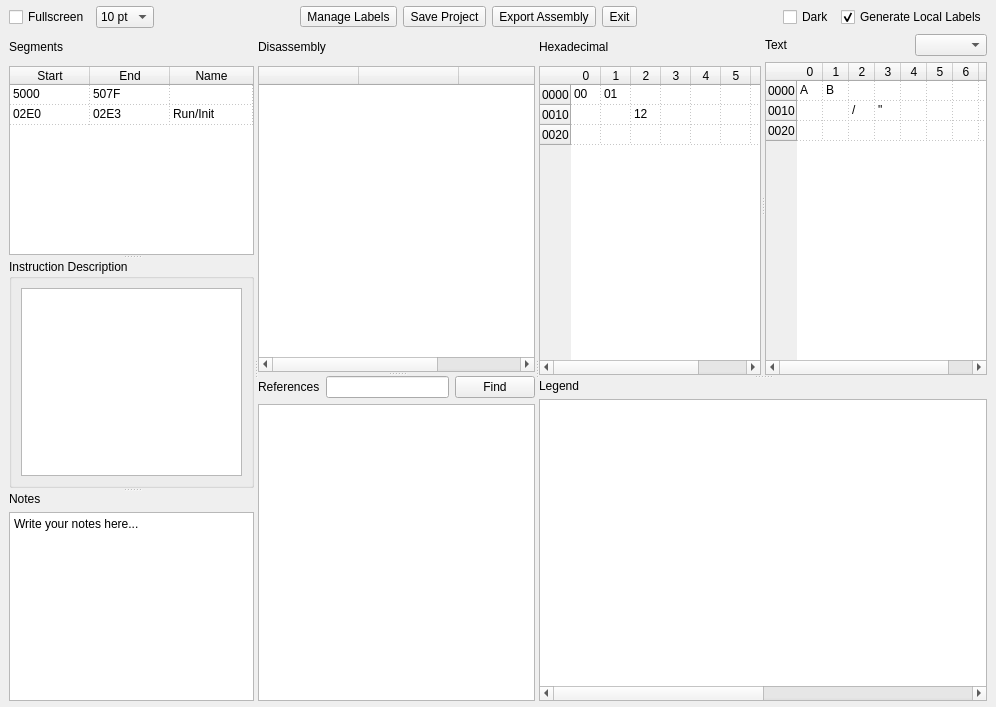
 <widget class="QMainWindow" name="MainWindow">
  <property name="geometry">
   <rect>
    <x>0</x>
    <y>0</y>
    <width>996</width>
    <height>707</height>
   </rect>
  </property>
  <property name="windowTitle">
   <string>Frida</string>
  </property>
  <widget class="QWidget" name="central">
   <property name="sizePolicy">
    <sizepolicy hsizetype="Preferred" vsizetype="Preferred">
     <horstretch>0</horstretch>
     <verstretch>0</verstretch>
    </sizepolicy>
   </property>
   <layout class="QVBoxLayout" name="verticalLayout">
    <property name="topMargin">
     <number>6</number>
    </property>
    <property name="bottomMargin">
     <number>6</number>
    </property>
    <item>
     <layout class="QHBoxLayout" name="horizontalLayout_5">
      <item>
       <widget class="QCheckBox" name="checkFullscreen">
        <property name="text">
         <string>Fullscreen</string>
        </property>
       </widget>
      </item>
      <item>
       <widget class="QComboBox" name="comboBox">
        <property name="currentIndex">
         <number>0</number>
        </property>
        <item>
         <property name="text">
          <string>10 pt</string>
         </property>
        </item>
        <item>
         <property name="text">
          <string>11 pt</string>
         </property>
        </item>
        <item>
         <property name="text">
          <string>12 pt</string>
         </property>
        </item>
        <item>
         <property name="text">
          <string>13 pt</string>
         </property>
        </item>
        <item>
         <property name="text">
          <string>14 pt</string>
         </property>
        </item>
       </widget>
      </item>
      <item>
       <spacer name="horizontalSpacer_4">
        <property name="orientation">
         <enum>Qt::Horizontal</enum>
        </property>
        <property name="sizeHint" stdset="0">
         <size>
          <width>40</width>
          <height>20</height>
         </size>
        </property>
       </spacer>
      </item>
      <item>
       <widget class="QToolButton" name="labelsButton">
        <property name="focusPolicy">
         <enum>Qt::NoFocus</enum>
        </property>
        <property name="text">
         <string>Manage Labels</string>
        </property>
        <property name="icon">
         <iconset resource="frida.qrc">
          <normaloff>:/icons/label.png</normaloff>:/icons/label.png</iconset>
        </property>
        <property name="shortcut">
         <string>Alt+L</string>
        </property>
        <property name="toolButtonStyle">
         <enum>Qt::ToolButtonTextBesideIcon</enum>
        </property>
       </widget>
      </item>
      <item>
       <widget class="QToolButton" name="saveButton">
        <property name="enabled">
         <bool>true</bool>
        </property>
        <property name="focusPolicy">
         <enum>Qt::NoFocus</enum>
        </property>
        <property name="text">
         <string>Save Project</string>
        </property>
        <property name="icon">
         <iconset resource="frida.qrc">
          <normaloff>:/icons/document-save-as.png</normaloff>:/icons/document-save-as.png</iconset>
        </property>
        <property name="shortcut">
         <string>Alt+S</string>
        </property>
        <property name="toolButtonStyle">
         <enum>Qt::ToolButtonTextBesideIcon</enum>
        </property>
       </widget>
      </item>
      <item>
       <widget class="QToolButton" name="exportAsmButton">
        <property name="enabled">
         <bool>true</bool>
        </property>
        <property name="text">
         <string>Export Assembly</string>
        </property>
        <property name="icon">
         <iconset resource="frida.qrc">
          <normaloff>:/icons/document-save.png</normaloff>:/icons/document-save.png</iconset>
        </property>
        <property name="toolButtonStyle">
         <enum>Qt::ToolButtonTextBesideIcon</enum>
        </property>
       </widget>
      </item>
      <item>
       <widget class="QToolButton" name="exitButton">
        <property name="focusPolicy">
         <enum>Qt::NoFocus</enum>
        </property>
        <property name="text">
         <string>Exit</string>
        </property>
        <property name="icon">
         <iconset resource="frida.qrc">
          <normaloff>:/icons/exit.png</normaloff>:/icons/exit.png</iconset>
        </property>
        <property name="toolButtonStyle">
         <enum>Qt::ToolButtonTextBesideIcon</enum>
        </property>
       </widget>
      </item>
      <item>
       <spacer name="horizontalSpacer_3">
        <property name="orientation">
         <enum>Qt::Horizontal</enum>
        </property>
        <property name="sizeHint" stdset="0">
         <size>
          <width>40</width>
          <height>20</height>
         </size>
        </property>
       </spacer>
      </item>
      <item>
       <widget class="QCheckBox" name="checkDark">
        <property name="text">
         <string>Dark</string>
        </property>
       </widget>
      </item>
      <item>
       <widget class="QCheckBox" name="checkLocalLabels">
        <property name="text">
         <string>Generate Local Labels</string>
        </property>
        <property name="checked">
         <bool>true</bool>
        </property>
       </widget>
      </item>
     </layout>
    </item>
    <item>
     <widget class="QSplitter" name="splitterMain">
      <property name="orientation">
       <enum>Qt::Horizontal</enum>
      </property>
      <widget class="QSplitter" name="splitterSegNotes">
       <property name="orientation">
        <enum>Qt::Vertical</enum>
       </property>
       <widget class="QWidget" name="layoutWidget">
        <layout class="QVBoxLayout" name="verticalSegments">
         <item>
          <layout class="QHBoxLayout" name="horizontalLayout_4">
           <item>
            <widget class="QLabel" name="labelSegments">
             <property name="text">
              <string>Segments</string>
             </property>
            </widget>
           </item>
           <item>
            <spacer name="verticalSpacer_3">
             <property name="orientation">
              <enum>Qt::Vertical</enum>
             </property>
             <property name="sizeType">
              <enum>QSizePolicy::Fixed</enum>
             </property>
             <property name="sizeHint" stdset="0">
              <size>
               <width>20</width>
               <height>26</height>
              </size>
             </property>
            </spacer>
           </item>
          </layout>
         </item>
         <item>
          <widget class="QTableWidget" name="tableSegments">
           <property name="contextMenuPolicy">
            <enum>Qt::ActionsContextMenu</enum>
           </property>
           <property name="editTriggers">
            <set>QAbstractItemView::DoubleClicked</set>
           </property>
           <property name="alternatingRowColors">
            <bool>false</bool>
           </property>
           <property name="selectionMode">
            <enum>QAbstractItemView::SingleSelection</enum>
           </property>
           <property name="selectionBehavior">
            <enum>QAbstractItemView::SelectRows</enum>
           </property>
           <property name="gridStyle">
            <enum>Qt::DotLine</enum>
           </property>
           <property name="wordWrap">
            <bool>false</bool>
           </property>
           <property name="rowCount">
            <number>2</number>
           </property>
           <attribute name="horizontalHeaderDefaultSectionSize">
            <number>80</number>
           </attribute>
           <attribute name="horizontalHeaderStretchLastSection">
            <bool>true</bool>
           </attribute>
           <attribute name="verticalHeaderVisible">
            <bool>false</bool>
           </attribute>
           <attribute name="verticalHeaderDefaultSectionSize">
            <number>20</number>
           </attribute>
           <row/>
           <row/>
           <column>
            <property name="text">
             <string>Start</string>
            </property>
           </column>
           <column>
            <property name="text">
             <string>End</string>
            </property>
           </column>
           <column>
            <property name="text">
             <string>Name</string>
            </property>
           </column>
           <item row="0" column="0">
            <property name="text">
             <string>5000</string>
            </property>
           </item>
           <item row="0" column="1">
            <property name="text">
             <string>507F</string>
            </property>
           </item>
           <item row="0" column="2">
            <property name="text">
             <string/>
            </property>
           </item>
           <item row="1" column="0">
            <property name="text">
             <string>02E0</string>
            </property>
           </item>
           <item row="1" column="1">
            <property name="text">
             <string>02E3</string>
            </property>
           </item>
           <item row="1" column="2">
            <property name="text">
             <string>Run/Init</string>
            </property>
           </item>
          </widget>
         </item>
        </layout>
       </widget>
       <widget class="QGroupBox" name="groupBox">
        <property name="title">
         <string>Instruction Description</string>
        </property>
        <layout class="QVBoxLayout" name="verticalLayout_2">
         <item>
          <widget class="QTextEdit" name="instructionDescription"/>
         </item>
        </layout>
       </widget>
       <widget class="QWidget" name="verticalLayoutWidget_3">
        <layout class="QVBoxLayout" name="verticalNotes">
         <item>
          <widget class="QLabel" name="labelNotes">
           <property name="text">
            <string>Notes</string>
           </property>
          </widget>
         </item>
         <item>
          <widget class="QPlainTextEdit" name="plainTextEditNotes">
           <property name="plainText">
            <string>Write your notes here...</string>
           </property>
          </widget>
         </item>
        </layout>
       </widget>
      </widget>
      <widget class="QSplitter" name="splitterDisRef">
       <property name="orientation">
        <enum>Qt::Vertical</enum>
       </property>
       <widget class="QWidget" name="verticalLayoutWidget_2">
        <layout class="QVBoxLayout" name="verticalDisassembly">
         <item>
          <layout class="QHBoxLayout" name="horizontalLayout_3">
           <item>
            <widget class="QLabel" name="labelDisassembly">
             <property name="sizePolicy">
              <sizepolicy hsizetype="Preferred" vsizetype="Preferred">
               <horstretch>0</horstretch>
               <verstretch>0</verstretch>
              </sizepolicy>
             </property>
             <property name="text">
              <string>Disassembly</string>
             </property>
            </widget>
           </item>
           <item>
            <spacer name="verticalSpacer_2">
             <property name="orientation">
              <enum>Qt::Vertical</enum>
             </property>
             <property name="sizeType">
              <enum>QSizePolicy::Fixed</enum>
             </property>
             <property name="sizeHint" stdset="0">
              <size>
               <width>20</width>
               <height>26</height>
              </size>
             </property>
            </spacer>
           </item>
          </layout>
         </item>
         <item>
          <widget class="QTableWidget" name="tableDisassembly">
           <property name="sizePolicy">
            <sizepolicy hsizetype="Expanding" vsizetype="Expanding">
             <horstretch>0</horstretch>
             <verstretch>0</verstretch>
            </sizepolicy>
           </property>
           <property name="contextMenuPolicy">
            <enum>Qt::ActionsContextMenu</enum>
           </property>
           <property name="sizeAdjustPolicy">
            <enum>QAbstractScrollArea::AdjustToContents</enum>
           </property>
           <property name="editTriggers">
            <set>QAbstractItemView::DoubleClicked</set>
           </property>
           <property name="selectionMode">
            <enum>QAbstractItemView::SingleSelection</enum>
           </property>
           <property name="gridStyle">
            <enum>Qt::DotLine</enum>
           </property>
           <property name="wordWrap">
            <bool>false</bool>
           </property>
           <property name="columnCount">
            <number>3</number>
           </property>
           <attribute name="horizontalHeaderVisible">
            <bool>true</bool>
           </attribute>
           <attribute name="horizontalHeaderStretchLastSection">
            <bool>true</bool>
           </attribute>
           <attribute name="verticalHeaderDefaultSectionSize">
            <number>20</number>
           </attribute>
           <column>
            <property name="text">
             <string/>
            </property>
           </column>
           <column>
            <property name="text">
             <string/>
            </property>
           </column>
           <column>
            <property name="text">
             <string/>
            </property>
           </column>
          </widget>
         </item>
        </layout>
       </widget>
       <widget class="QWidget" name="verticalLayoutWidget_20">
        <layout class="QVBoxLayout" name="verticalReferences">
         <item>
          <layout class="QHBoxLayout" name="horizontalReferences" stretch="0,0,0">
           <property name="bottomMargin">
            <number>0</number>
           </property>
           <item>
            <widget class="QLabel" name="labelReferences">
             <property name="text">
              <string>References</string>
             </property>
            </widget>
           </item>
           <item>
            <widget class="QLineEdit" name="inputReference"/>
           </item>
           <item>
            <widget class="QPushButton" name="findButton">
             <property name="text">
              <string>Find</string>
             </property>
            </widget>
           </item>
          </layout>
         </item>
         <item>
          <widget class="QTableWidget" name="tableReferences">
           <property name="sizeAdjustPolicy">
            <enum>QAbstractScrollArea::AdjustToContents</enum>
           </property>
           <property name="editTriggers">
            <set>QAbstractItemView::NoEditTriggers</set>
           </property>
           <property name="selectionMode">
            <enum>QAbstractItemView::SingleSelection</enum>
           </property>
           <property name="gridStyle">
            <enum>Qt::DotLine</enum>
           </property>
           <property name="wordWrap">
            <bool>false</bool>
           </property>
           <property name="columnCount">
            <number>2</number>
           </property>
           <attribute name="horizontalHeaderVisible">
            <bool>false</bool>
           </attribute>
           <attribute name="horizontalHeaderStretchLastSection">
            <bool>true</bool>
           </attribute>
           <attribute name="verticalHeaderDefaultSectionSize">
            <number>20</number>
           </attribute>
           <attribute name="verticalHeaderStretchLastSection">
            <bool>false</bool>
           </attribute>
           <column/>
           <column/>
          </widget>
         </item>
        </layout>
       </widget>
      </widget>
      <widget class="QSplitter" name="splitterHexAsciiLegend">
       <property name="orientation">
        <enum>Qt::Vertical</enum>
       </property>
       <widget class="QSplitter" name="splitterHexAscii">
        <property name="orientation">
         <enum>Qt::Horizontal</enum>
        </property>
        <widget class="QWidget" name="verticalLayoutWidget">
         <layout class="QVBoxLayout" name="verticalHexadecimal">
          <item>
           <layout class="QHBoxLayout" name="horizontalLayout_2">
            <property name="topMargin">
             <number>0</number>
            </property>
            <item>
             <widget class="QLabel" name="labelHexadecimal">
              <property name="text">
               <string>Hexadecimal</string>
              </property>
             </widget>
            </item>
            <item>
             <spacer name="verticalSpacer">
              <property name="orientation">
               <enum>Qt::Vertical</enum>
              </property>
              <property name="sizeType">
               <enum>QSizePolicy::Fixed</enum>
              </property>
              <property name="sizeHint" stdset="0">
               <size>
                <width>20</width>
                <height>26</height>
               </size>
              </property>
             </spacer>
            </item>
           </layout>
          </item>
          <item>
           <widget class="QTableWidget" name="tableHexadecimal">
            <property name="contextMenuPolicy">
             <enum>Qt::ActionsContextMenu</enum>
            </property>
            <property name="editTriggers">
             <set>QAbstractItemView::NoEditTriggers</set>
            </property>
            <property name="gridStyle">
             <enum>Qt::DotLine</enum>
            </property>
            <property name="wordWrap">
             <bool>false</bool>
            </property>
            <property name="columnCount">
             <number>8</number>
            </property>
            <attribute name="horizontalHeaderDefaultSectionSize">
             <number>30</number>
            </attribute>
            <attribute name="horizontalHeaderHighlightSections">
             <bool>true</bool>
            </attribute>
            <attribute name="verticalHeaderDefaultSectionSize">
             <number>20</number>
            </attribute>
            <row>
             <property name="text">
              <string>0000</string>
             </property>
            </row>
            <row>
             <property name="text">
              <string>0010</string>
             </property>
            </row>
            <row>
             <property name="text">
              <string>0020</string>
             </property>
            </row>
            <column>
             <property name="text">
              <string>0</string>
             </property>
            </column>
            <column>
             <property name="text">
              <string>1</string>
             </property>
            </column>
            <column>
             <property name="text">
              <string>2</string>
             </property>
            </column>
            <column>
             <property name="text">
              <string>3</string>
             </property>
            </column>
            <column>
             <property name="text">
              <string>4</string>
             </property>
            </column>
            <column>
             <property name="text">
              <string>5</string>
             </property>
            </column>
            <column>
             <property name="text">
              <string>6</string>
             </property>
            </column>
            <column>
             <property name="text">
              <string>7</string>
             </property>
            </column>
            <item row="0" column="0">
             <property name="text">
              <string>00</string>
             </property>
            </item>
            <item row="0" column="1">
             <property name="text">
              <string>01</string>
             </property>
            </item>
            <item row="1" column="2">
             <property name="text">
              <string>12</string>
             </property>
            </item>
           </widget>
          </item>
         </layout>
        </widget>
        <widget class="QWidget" name="verticalLayoutWidget_4">
         <layout class="QVBoxLayout" name="verticalASCII">
          <item>
           <layout class="QHBoxLayout" name="horizontalLayout">
            <item>
             <widget class="QLabel" name="labelASCII">
              <property name="text">
               <string>Text</string>
              </property>
             </widget>
            </item>
            <item>
             <spacer name="horizontalSpacer_2">
              <property name="orientation">
               <enum>Qt::Horizontal</enum>
              </property>
              <property name="sizeHint" stdset="0">
               <size>
                <width>40</width>
                <height>20</height>
               </size>
              </property>
             </spacer>
            </item>
            <item>
             <widget class="QComboBox" name="comboFonts">
              <property name="maximumSize">
               <size>
                <width>16777215</width>
                <height>26</height>
               </size>
              </property>
             </widget>
            </item>
           </layout>
          </item>
          <item>
           <widget class="QTableWidget" name="tableASCII">
            <property name="contextMenuPolicy">
             <enum>Qt::ActionsContextMenu</enum>
            </property>
            <property name="editTriggers">
             <set>QAbstractItemView::NoEditTriggers</set>
            </property>
            <property name="gridStyle">
             <enum>Qt::DotLine</enum>
            </property>
            <property name="wordWrap">
             <bool>false</bool>
            </property>
            <property name="columnCount">
             <number>8</number>
            </property>
            <attribute name="horizontalHeaderDefaultSectionSize">
             <number>26</number>
            </attribute>
            <attribute name="horizontalHeaderHighlightSections">
             <bool>true</bool>
            </attribute>
            <attribute name="verticalHeaderDefaultSectionSize">
             <number>20</number>
            </attribute>
            <row>
             <property name="text">
              <string>0000</string>
             </property>
            </row>
            <row>
             <property name="text">
              <string>0010</string>
             </property>
            </row>
            <row>
             <property name="text">
              <string>0020</string>
             </property>
            </row>
            <column>
             <property name="text">
              <string>0</string>
             </property>
            </column>
            <column>
             <property name="text">
              <string>1</string>
             </property>
            </column>
            <column>
             <property name="text">
              <string>2</string>
             </property>
            </column>
            <column>
             <property name="text">
              <string>3</string>
             </property>
            </column>
            <column>
             <property name="text">
              <string>4</string>
             </property>
            </column>
            <column>
             <property name="text">
              <string>5</string>
             </property>
            </column>
            <column>
             <property name="text">
              <string>6</string>
             </property>
            </column>
            <column>
             <property name="text">
              <string>7</string>
             </property>
            </column>
            <item row="0" column="0">
             <property name="text">
              <string>A</string>
             </property>
            </item>
            <item row="0" column="1">
             <property name="text">
              <string>B</string>
             </property>
            </item>
            <item row="0" column="2">
             <property name="text">
              <string/>
             </property>
            </item>
            <item row="1" column="2">
             <property name="text">
              <string>/</string>
             </property>
            </item>
            <item row="1" column="3">
             <property name="text">
              <string>&quot;</string>
             </property>
            </item>
           </widget>
          </item>
         </layout>
        </widget>
       </widget>
       <widget class="QWidget" name="verticalLayoutWidget_6">
        <layout class="QVBoxLayout" name="verticalLegend">
         <item>
          <widget class="QLabel" name="labelLegend">
           <property name="text">
            <string>Legend</string>
           </property>
          </widget>
         </item>
         <item>
          <widget class="QTableWidget" name="tableLegend">
           <property name="editTriggers">
            <set>QAbstractItemView::NoEditTriggers</set>
           </property>
           <property name="selectionMode">
            <enum>QAbstractItemView::NoSelection</enum>
           </property>
           <property name="columnCount">
            <number>2</number>
           </property>
           <attribute name="horizontalHeaderVisible">
            <bool>false</bool>
           </attribute>
           <attribute name="horizontalHeaderDefaultSectionSize">
            <number>300</number>
           </attribute>
           <attribute name="horizontalHeaderStretchLastSection">
            <bool>true</bool>
           </attribute>
           <attribute name="verticalHeaderVisible">
            <bool>false</bool>
           </attribute>
           <attribute name="verticalHeaderDefaultSectionSize">
            <number>20</number>
           </attribute>
           <column/>
           <column/>
          </widget>
         </item>
        </layout>
       </widget>
      </widget>
     </widget>
    </item>
   </layout>
  </widget>
  <action name="actionSet_To_Undefined">
   <property name="text">
    <string>Set To Undefined</string>
   </property>
   <property name="shortcut">
    <string>U</string>
   </property>
  </action>
  <action name="actionSet_To_Code">
   <property name="text">
    <string>Set To Code</string>
   </property>
   <property name="shortcut">
    <string>C</string>
   </property>
  </action>
  <action name="actionSet_To_WordLE">
   <property name="text">
    <string>Set To WordLE</string>
   </property>
   <property name="shortcut">
    <string>W</string>
   </property>
  </action>
  <action name="actionSet_To_WordBE">
   <property name="text">
    <string>Set To WordBE</string>
   </property>
   <property name="shortcut">
    <string>Shift+W</string>
   </property>
  </action>
  <action name="actionSet_To_DWordLE">
   <property name="text">
    <string>Set To DWordLE</string>
   </property>
   <property name="shortcut">
    <string>D</string>
   </property>
  </action>
  <action name="actionSet_To_DWordBE">
   <property name="text">
    <string>Set To DWordBE</string>
   </property>
   <property name="shortcut">
    <string>Shift+D</string>
   </property>
  </action>
  <action name="actionSet_To_QWordLE">
   <property name="text">
    <string>Set To QWordLE</string>
   </property>
   <property name="shortcut">
    <string>Q</string>
   </property>
  </action>
  <action name="actionSet_To_QWordBE">
   <property name="text">
    <string>Set To QWordBE</string>
   </property>
   <property name="shortcut">
    <string>Shift+Q</string>
   </property>
  </action>
  <action name="actionSet_To_XWordLE">
   <property name="text">
    <string>Set To XWordLE</string>
   </property>
   <property name="shortcut">
    <string>X</string>
   </property>
  </action>
  <action name="actionSet_To_XWordBE">
   <property name="text">
    <string>Set To XWordBE</string>
   </property>
   <property name="shortcut">
    <string>Shift+X</string>
   </property>
  </action>
  <action name="actionTrace">
   <property name="text">
    <string>Trace</string>
   </property>
   <property name="shortcut">
    <string>T</string>
   </property>
  </action>
  <action name="actionSet_To_ASCII">
   <property name="text">
    <string>Set To ASCII</string>
   </property>
   <property name="shortcut">
    <string>A</string>
   </property>
  </action>
  <action name="actionSet_To_PETSCII">
   <property name="text">
    <string>Set To PETSCII</string>
   </property>
   <property name="shortcut">
    <string>P</string>
   </property>
  </action>
  <action name="actionSet_To_ANTIC_Screen_Codes">
   <property name="text">
    <string>Set To ANTIC Screen Codes</string>
   </property>
   <property name="shortcut">
    <string>S</string>
   </property>
  </action>
  <action name="actionSet_To_CBM_Screen_Codes">
   <property name="text">
    <string>Set To CBM Screen Codes</string>
   </property>
   <property name="shortcut">
    <string>V</string>
   </property>
  </action>
  <action name="actionSet_To_ATASCII">
   <property name="text">
    <string>Set To ATASCII</string>
   </property>
   <property name="shortcut">
    <string>8</string>
   </property>
  </action>
  <action name="actionSet_To_Byte">
   <property name="text">
    <string>Set To Byte</string>
   </property>
   <property name="shortcut">
    <string>B</string>
   </property>
  </action>
  <action name="actionComment">
   <property name="text">
    <string>Comment</string>
   </property>
   <property name="shortcut">
    <string>;</string>
   </property>
  </action>
  <action name="actionDelete_Segment">
   <property name="text">
    <string>Delete Segment</string>
   </property>
   <property name="shortcut">
    <string>Del</string>
   </property>
  </action>
  <action name="actionChange_Start_Address">
   <property name="text">
    <string>Change Start Address</string>
   </property>
  </action>
  <action name="actionSet_Flag_Labelled">
   <property name="text">
    <string>Set Flag Labelled</string>
   </property>
   <property name="toolTip">
    <string>Set Flag Labelled Words</string>
   </property>
   <property name="shortcut">
    <string>L</string>
   </property>
  </action>
  <action name="actionSet_Flag_Low_Byte">
   <property name="text">
    <string>Set Flag Low Byte</string>
   </property>
   <property name="shortcut">
    <string>&lt;</string>
   </property>
  </action>
  <action name="actionSet_Flag_High_Byte">
   <property name="text">
    <string>Set Flag High Byte</string>
   </property>
   <property name="shortcut">
    <string>&gt;</string>
   </property>
  </action>
  <action name="actionSet_Flag_Clear">
   <property name="text">
    <string>Clear Flags</string>
   </property>
   <property name="toolTip">
    <string>Clear Flags</string>
   </property>
  </action>
  <action name="actionAdd_Label">
   <property name="text">
    <string>Add Label</string>
   </property>
   <property name="shortcut">
    <string>Ctrl+A</string>
   </property>
  </action>
  <action name="actionFind">
   <property name="text">
    <string>Find</string>
   </property>
   <property name="shortcut">
    <string>Ctrl+F</string>
   </property>
  </action>
  <action name="actionLow_And_High_Byte_Pair_s">
   <property name="text">
    <string>Low And High Byte Pair(s)</string>
   </property>
   <property name="shortcut">
    <string>?</string>
   </property>
  </action>
 </widget>
